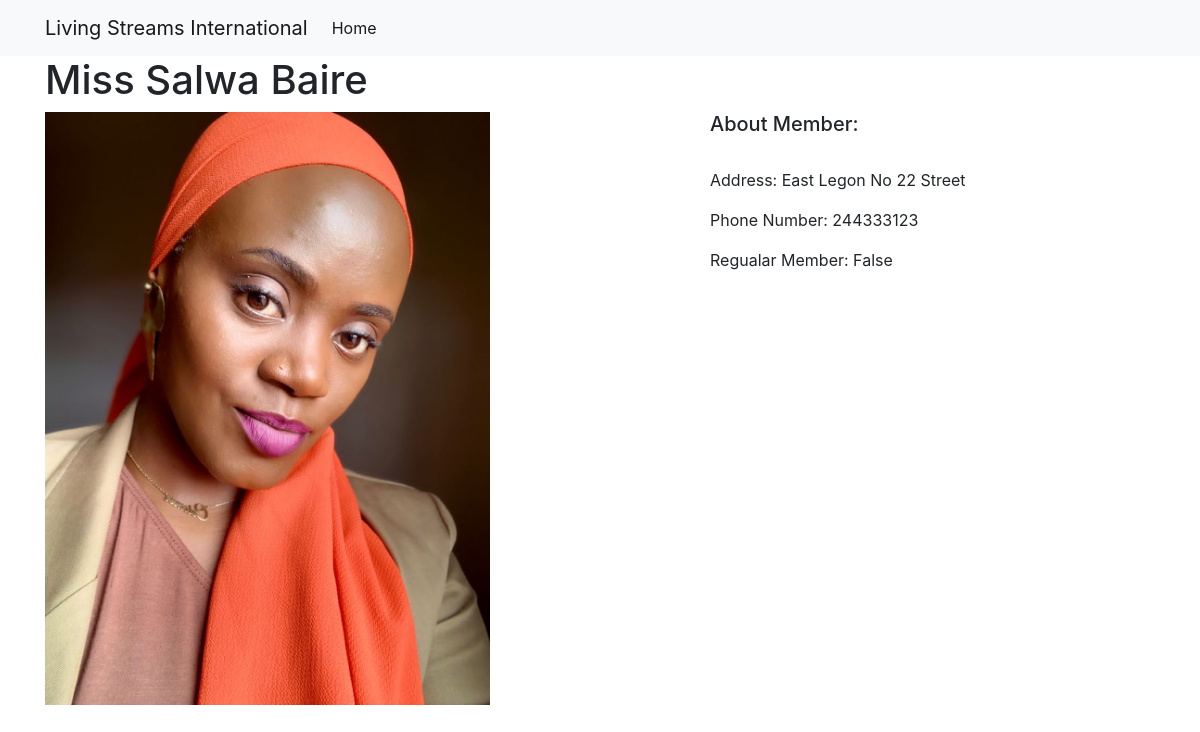
The page /members4/ on the database its author committed.
### members/models.py (models this page shows, shortened)
class Members(models.Model):
    title = models.CharField(verbose_name="Title", max_length=3)
    fullname = models.CharField(verbose_name="fullname", max_length=50)
    member = models.BooleanField(default=False)
    address = models.TextField(verbose_name="address of member", max_length=150)
    image = models.FilePathField(path="/image")
    phone = models.BigIntegerField(default=False)

### members/views.py (the view)
# urls.py: path("<int:pk>/", views.member_detail, name="member_detail"),
def member_detail(request, pk):
    member = Members.objects.get(pk=pk)
    context = {"member": member}
    return render(request, "member_detail.html", context)

### members/templates/member_detail.html
{% extends "base.html" %}
{% load static %}
{% block page_content %}
<h1>{{member.title}} {{member.fullname }}</h1>
<div class="row">
  <div class="col-md-7">
    <img src="{% static member.image %}" width="70%" />
  </div>
  <div class="col-md-4">
    <h5>About Member:</h5>
    <br />
    <p>Address: {{ member.address }}</p>
    <p>Phone Number: {{ member.phone }}</p>
    <p>Regualar Member: {{member.member}}</p>
  </div>
</div>
{% endblock %}

### rows shown on the page
Members: title "Miss", fullname "Salwa Baire", image (picture), address "East Legon No 22 Street", phone "244333123", member "False"
